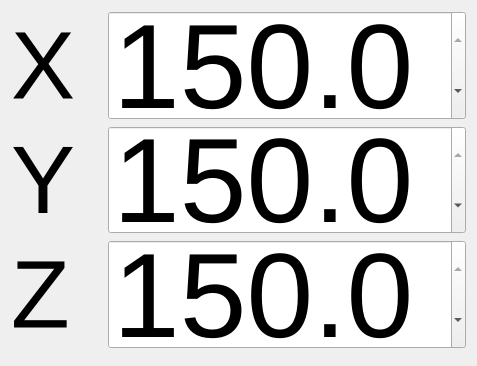
<?xml version="1.0" encoding="UTF-8"?>
<ui version="4.0">
 <class>Dialog</class>
 <widget class="QDialog" name="Dialog">
  <property name="geometry">
   <rect>
    <x>0</x>
    <y>0</y>
    <width>424</width>
    <height>366</height>
   </rect>
  </property>
  <property name="sizePolicy">
   <sizepolicy hsizetype="Fixed" vsizetype="Fixed">
    <horstretch>0</horstretch>
    <verstretch>0</verstretch>
   </sizepolicy>
  </property>
  <property name="windowTitle">
   <string>Dialog</string>
  </property>
  <layout class="QFormLayout" name="formLayout_2">
   <item row="3" column="0">
    <layout class="QFormLayout" name="formLayout"/>
   </item>
   <item row="0" column="0">
    <widget class="QLabel" name="label">
     <property name="font">
      <font>
       <pointsize>72</pointsize>
      </font>
     </property>
     <property name="text">
      <string>X </string>
     </property>
    </widget>
   </item>
   <item row="1" column="0">
    <widget class="QLabel" name="label_2">
     <property name="font">
      <font>
       <pointsize>72</pointsize>
      </font>
     </property>
     <property name="text">
      <string>Y </string>
     </property>
    </widget>
   </item>
   <item row="1" column="1">
    <widget class="QDoubleSpinBox" name="Y">
     <property name="enabled">
      <bool>true</bool>
     </property>
     <property name="minimumSize">
      <size>
       <width>0</width>
       <height>100</height>
      </size>
     </property>
     <property name="font">
      <font>
       <pointsize>90</pointsize>
      </font>
     </property>
     <property name="decimals">
      <number>1</number>
     </property>
     <property name="maximum">
      <double>150.000000000000000</double>
     </property>
     <property name="value">
      <double>150.000000000000000</double>
     </property>
    </widget>
   </item>
   <item row="0" column="1">
    <widget class="QDoubleSpinBox" name="X">
     <property name="enabled">
      <bool>true</bool>
     </property>
     <property name="minimumSize">
      <size>
       <width>0</width>
       <height>100</height>
      </size>
     </property>
     <property name="font">
      <font>
       <pointsize>90</pointsize>
      </font>
     </property>
     <property name="decimals">
      <number>1</number>
     </property>
     <property name="maximum">
      <double>150.000000000000000</double>
     </property>
     <property name="value">
      <double>150.000000000000000</double>
     </property>
    </widget>
   </item>
   <item row="2" column="0">
    <widget class="QLabel" name="label_3">
     <property name="font">
      <font>
       <pointsize>72</pointsize>
      </font>
     </property>
     <property name="text">
      <string>Z </string>
     </property>
    </widget>
   </item>
   <item row="2" column="1">
    <widget class="QDoubleSpinBox" name="Z">
     <property name="enabled">
      <bool>true</bool>
     </property>
     <property name="minimumSize">
      <size>
       <width>0</width>
       <height>100</height>
      </size>
     </property>
     <property name="font">
      <font>
       <pointsize>90</pointsize>
      </font>
     </property>
     <property name="decimals">
      <number>1</number>
     </property>
     <property name="maximum">
      <double>150.000000000000000</double>
     </property>
     <property name="value">
      <double>150.000000000000000</double>
     </property>
    </widget>
   </item>
  </layout>
 </widget>
 <resources/>
 <connections/>
</ui>
